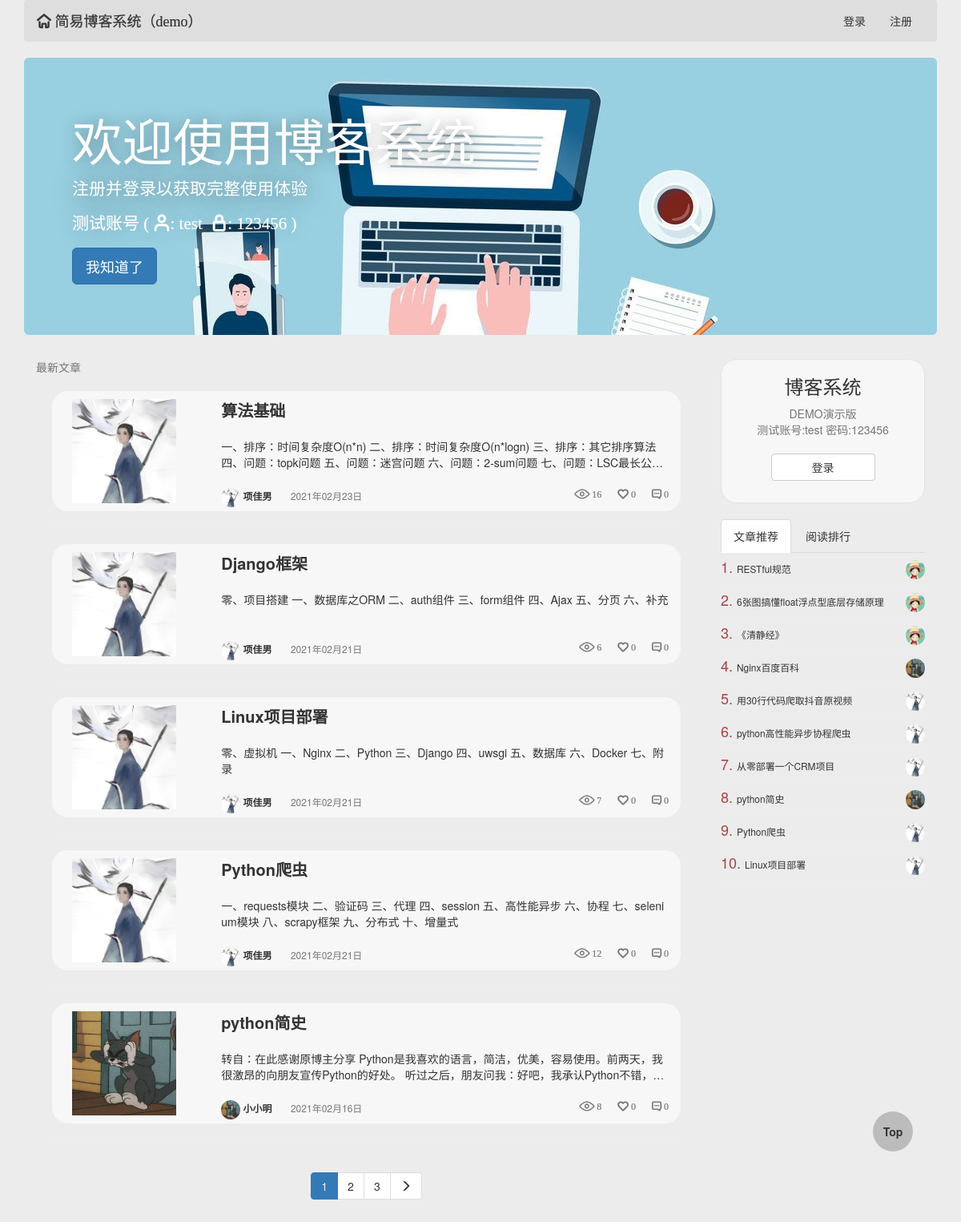
The app's page /, older data.
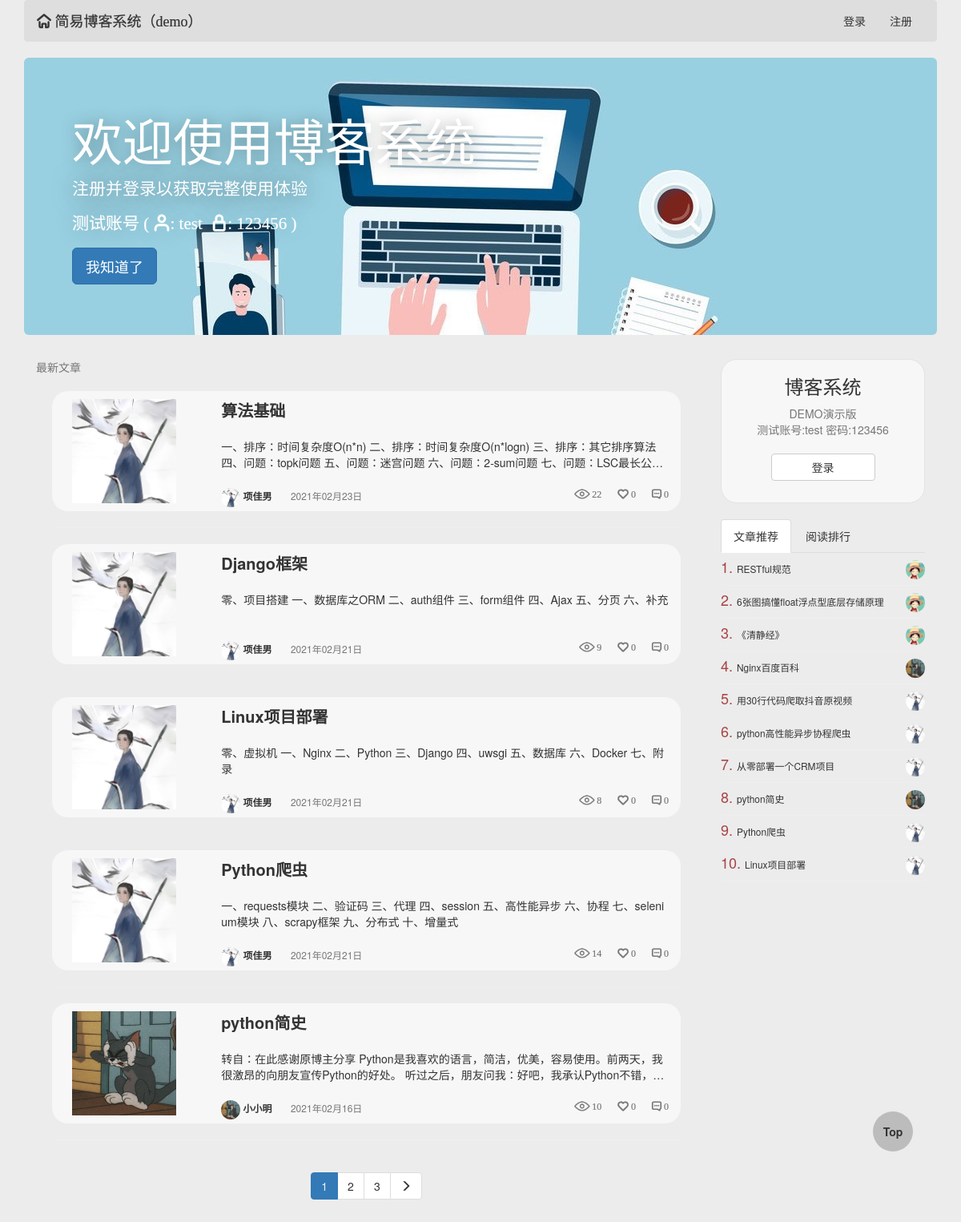
The same page, newer data.
### blog/models.py (models this page shows, shortened)
class Article(models.Model):
    title = models.CharField(max_length=64, verbose_name='文章标题')
    desc = models.CharField(max_length=256, verbose_name='文章描述信息')
    create_time = models.DateTimeField(auto_now_add=True, verbose_name='文章创建日期')
    content = models.TextField()
    view_count = models.IntegerField(default=0)
    like_count = models.IntegerField(default=0)
    dislike_count = models.IntegerField(default=0)
    comment_count = models.IntegerField(default=0)
    user = models.ForeignKey('UserInfo', on_delete=models.CASCADE)
    tag = models.ManyToManyField('Tag')

class UserInfo(AbstractUser):
    create_time = models.DateTimeField(auto_now_add=True, verbose_name='用户创建时间')
    avatar = models.FileField(upload_to='avatars/', default='avatars/default.png')
    blog_site = models.OneToOneField('BlogSite', null=True, on_delete=models.CASCADE)
    def __str__(self):
        return self.username

### blog/views.py (the view)
# urls.py: 2. Add a URL to urlpatterns:  path('', views.home, name='home')
def home(request):
    if not request.session.get('welcome'):
        request.session['welcome'] = 'first'
    else:
        request.session['welcome'] = 'again'
    article_list = Article.objects.all().order_by('-create_time')
    current_page, page_range, current_page_num = my_paginator(request, article_list, 5)
    form_login = UserFormLogin()
    form_reg = UserFormReg()
    return render(request, "home.html", locals())

### blog/templatetags/my_tags.py (called while the page is built)
@register.inclusion_tag('parts/side-right.html')
def get_side_right_style(request):
    article_list_hot = Article.objects.order_by('-like_count')[:10]
    article_list_view = Article.objects.order_by('-view_count')[:10]
    return {'article_list_hot': article_list_hot, 'article_list_view': article_list_view, 'request': request}

@register.inclusion_tag('parts/header.html')
def get_header_style(request):
    form_login = UserFormLogin()
    form_reg = UserFormReg()
    username = UserInfo.objects.filter(username=request.user.username).first()
    blog_site = BlogSite.objects.filter(userinfo=username).first()
    return {'form_login': form_login, 'form_reg': form_reg, 'request': request, 'blog_site': blog_site}

@register.inclusion_tag('parts/paginator.html')
def get_paginator_style(current_page, page_range, current_page_num):
    return {'current_page': current_page, 'page_range': page_range, 'current_page_num': current_page_num}

### blog/views.py (called while the page is built)
def my_paginator(request, article_list, max_item):
    paginator = Paginator(article_list, max_item)
    current_page_num = int(request.GET.get('page', 1))
    try:  # 正常页码
        current_page = paginator.page(current_page_num)
    except EmptyPage as e:  # 错误页码，设置为1
        current_page = paginator.page(1)
    num = 3  # 显示的页面总个数：(num * 2) + 1
    if paginator.num_pages > (num * 2) + 1:
        if current_page_num - num <= 0:
            page_range = range(1, (num * 2) + 2)
        elif current_page_num + num > paginator.count:
            page_range = range(paginator.count - (num * 2), paginator.count + 1)
        else:
            page_range = range(current_page_num - num, current_page_num + num + 1)
    else:
        page_range = paginator.page_range
    return current_page, page_range, current_page_num

### templates/home.html (shortened to what this page needs)
{% extends "base0.html" %}
{% block body %}
    <div class="header">
        {% load my_tags %}
        {% get_header_style request %}
    </div>
    {% if request.session.welcome == 'first' %}
        <div class="jumbotron welcome" style="background: url('/static/blog/image/banner.jpg') center top;">
            <h1>欢迎使用博客系统</h1>
            <p>注册并登录以获取完整使用体验</p>
            <p class="iconfont text-muted">测试账号 (&nbsp;&#xe62f;:&nbsp;test&nbsp;&nbsp;&#xe627;:&nbsp;123456&nbsp;)</p>
            <p><span id="welcome-btn" class="btn btn-primary btn-lg">我知道了</span></p>
        </div>
    {% endif %}
    <div class="col-md-9">
        <span class="text-muted">最新文章</span>
        <div class="article-list">
            {% for article in current_page %}
                <div class="article-item clearfix bg-info">
                    <div class="col-md-3">
                        <div class="view-img">
                            <a href="/{{ article.user.username }}/articles/{{ article.id }}">
                                <img src="/media/{{ article.user.avatar }}" height="130">
                            </a>
                        </div>
                    </div>
                    <div class="col-md-9">
                        <div class="media-right view-title">
                            <p>
                                <a href="/{{ article.user.username }}/articles/{{ article.id }}">{{ article.title }}</a>
                            </p>
                            <span>
                            {{ article.desc }}
                        </span>
                        </div>
                        <div class="pull-left text-muted view-other">
                            <a href="/{{ article.user }}/">
                                <img src="/media/{{ article.user.avatar }}">
                                {{ article.user }}
                            </a>
                            <span class="">{{ article.create_time|date:'Y年m月d日' }}</span>
                            <span class="pull-right iconfont">&#xe630; {{ article.comment_count }}</span>
                            <span class="pull-right iconfont">&#xe626; {{ article.like_count }}</span>
                            <span class="pull-right iconfont">&#xe601; {{ article.view_count }}</span>
                        </div>
                    </div>
                </div>
                <hr>
            {% endfor %}
            {% load my_tags %}
            {% get_paginator_style current_page page_range current_page_num %}
        </div>
    </div>
    <div class="col-md-3">
        {% load my_tags %}
        {% get_side_right_style request %}
    </div>
{% endblock %}

### templates/base0.html (shortened to what this page needs)
<!DOCTYPE html>
<html lang="en">
<head>
    <link href="/static/blog/home.css" rel="stylesheet">
    <link href="/static/blog/reset.css" rel="stylesheet">
    <link href="/static/blog/auth.css" rel="stylesheet">
    <link href="/static/blog/article.css" rel="stylesheet">
    <link href="/static/blog/fonts/fonts.css" rel="stylesheet">
    <link href="https://cdn.bootcdn.net/ajax/libs/twitter-bootstrap/3.3.7/css/bootstrap.min.css" rel="stylesheet">
</head>
<body>
<div class="container">
    {% block body %}{% endblock %}
    <div class="go-top">
        <a href="#">Top</a>
    </div>
</div>
</body>
</html>

### templates/parts/header.html (shortened to what this page needs)
<nav class="navbar navbar-default">
    <div class="container-fluid">
        <div class="navbar-header">
            <a class="navbar-brand iconfont" href="/home/">&#xe62e; 简易博客系统（demo）</a>
        </div>
        <div class="collapse navbar-collapse" id="bs-example-navbar-collapse-1">
            {% if request.user.is_anonymous %}
                <ul class="nav navbar-nav navbar-right">
                    <li>
                        <a href="#" data-toggle="modal" data-target=".login-modal" class="auth">登录</a>
                    </li>
                    <li>
                        <a href="#" data-toggle="modal" data-target=".reg-modal" class="auth">注册</a>
                    </li>
                </ul>
            {% endif %}
        </div>
    </div>
</nav>

### templates/parts/paginator.html (shortened to what this page needs)
<nav aria-label="Page navigation" class="center-block text-center">
    <ul class="pagination">
        {% for i in page_range %}
            {% if current_page_num == i %}
                <li class="active"><a href="?page={{ i }}" style="color: #eeeeee!important;">{{ i }}</a></li>
            {% else %}
                <li><a href="?page={{ i }}">{{ i }}</a></li>
            {% endif %}
        {% endfor %}
        {% if current_page.has_next %}
            <li>
                <a href="?page={{ current_page.next_page_number }}" aria-label="Next">
                    <span aria-hidden="true" class="glyphicon glyphicon-menu-right"></span>
                </a>
            </li>
        {% endif %}
    </ul>
</nav>

### templates/parts/side-right.html (shortened to what this page needs)
{% if request.user.is_anonymous %}
    <div class="side-right-header">
        <span class="center-block text-center h3">博客系统</span>
        <span class="center-block text-center text-muted">DEMO演示版</span>
        <span class="center-block text-center text-muted">测试账号:test 密码:123456</span>
        <a href="#" data-toggle="modal" data-target=".login-modal" class="auth">
            <span class="btn btn-default center-block text-center btn-login">登录</span>
        </a>
    </div>
{% endif %}
<br>
<ul class="nav nav-tabs" role="tablist">
    <li role="presentation" class="active">
        <a href="#article_list_hot" aria-controls="home" role="tab" data-toggle="tab">文章推荐</a>
    </li>
    <li role="presentation">
        <a href="#article_list_view" aria-controls="profile" role="tab" data-toggle="tab">阅读排行</a>
    </li>
</ul>
<div class="tab-content">
    <div role="tabpanel" class="tab-pane active" id="article_list_hot">
        {% for article in article_list_hot %}
            <div class="article-item-right clearfix">
                <div class="view-title small">
                    <span class="text-danger h4">{{ forloop.counter }}. </span>
                    <a href="/{{ article.user.username }}/articles/{{ article.id }}" class="title">
                        {{ article.title }}
                    </a>
                    <a href="/{{ article.user }}/" class="avatar">
                        <img src="/media/{{ article.user.avatar }}">
                    </a>
                </div>
            </div>
        {% endfor %}
    </div>
</div>

### static/blog/home.css (style rules this page uses)
.go-top { position: fixed; width: 50px; height: 50px; top: 90%; right: 5%; border-radius: 50px; background-color: rgba(0,0,0,0.2); }
.go-top a { display: block; color: white; font-weight: bold; width: 50px; height: 50px; line-height: 50px; text-align: center; }

### static/blog/auth.css (style rules this page uses)
.btn, .btn:hover, a, a:hover { transition: all .3s ease-in-out; }
.article-item { transition: all .3s ease-in-out; }

### static/blog/article.css (style rules this page uses)
.welcome, .welcome-login { display: none; }
.welcome h1 { color: #fff!important; text-shadow: rgba(1,1,1,0.35) 1px 1px 20px; }
.welcome p { color: #fff; text-shadow: rgba(1,1,1,0.6) 1px 1px 30px; }
.welcome p.iconfont { text-shadow: rgba(1,1,1,0.3) 1px 1px 30px; }
.welcome p span { text-shadow: none; }
.article-list { padding: 20px !important; }
.article-item { border-radius: 20px !important; }
.article-item .view-img { width: 100%; height: 150px; }
.article-item .view-img img { margin: 10px !important; }
.article-item .view-title { width: 100%; height: 120px; padding: 10px 0; }
.article-item .view-title p { -webkit-box-orient: vertical; text-overflow: ellipsis; overflow: hidden; word-break: break-all; display: -webkit-box; -webkit-line-clamp: 1; font-size: 20px; font-weight: bold; }
.article-item .view-title span { -webkit-box-orient: vertical; text-overflow: ellipsis; overflow: hidden; word-break: break-all; display: -webkit-box; -webkit-line-clamp: 2; padding-top: 10px; }
.view-other { width: 100%; height: 30px; }
.view-other img { width: 24px; height: 24px; border-radius: 12px; }
.view-other span { margin-left: 20px; font-size: 12px; }
.view-other a { font-weight: bold; font-size: 12px !important; }
.side-right-header { width: 100%; height: 180px; border: 1px solid #e3e3e3; border-radius: 20px; background-color: #f7f7f7; }
.side-right-header .btn-login { margin-top: 20px; width: 130px; }
.article-item-right { width: 100%; border-bottom: 1px solid #eeeeee; }
.article-item-right .view-title { width: 100%; padding: 0; margin: 0; }
.article-item-right .view-title .title { line-height: 40px; }
.article-item-right .view-title .avatar { float: right; }
.article-item-right .view-title img { width: 24px; height: 24px; margin-top: 9px; border-radius: 12px; }

Row changes from the older to the newer data that the page shows:
changed Article "算法基础": view_count "16" → "22"
changed Article "Django框架": view_count "6" → "9"
changed Article "Linux项目部署": view_count "7" → "8"
changed Article "Python爬虫": view_count "12" → "14"
changed Article "python简史": view_count "8" → "10"
